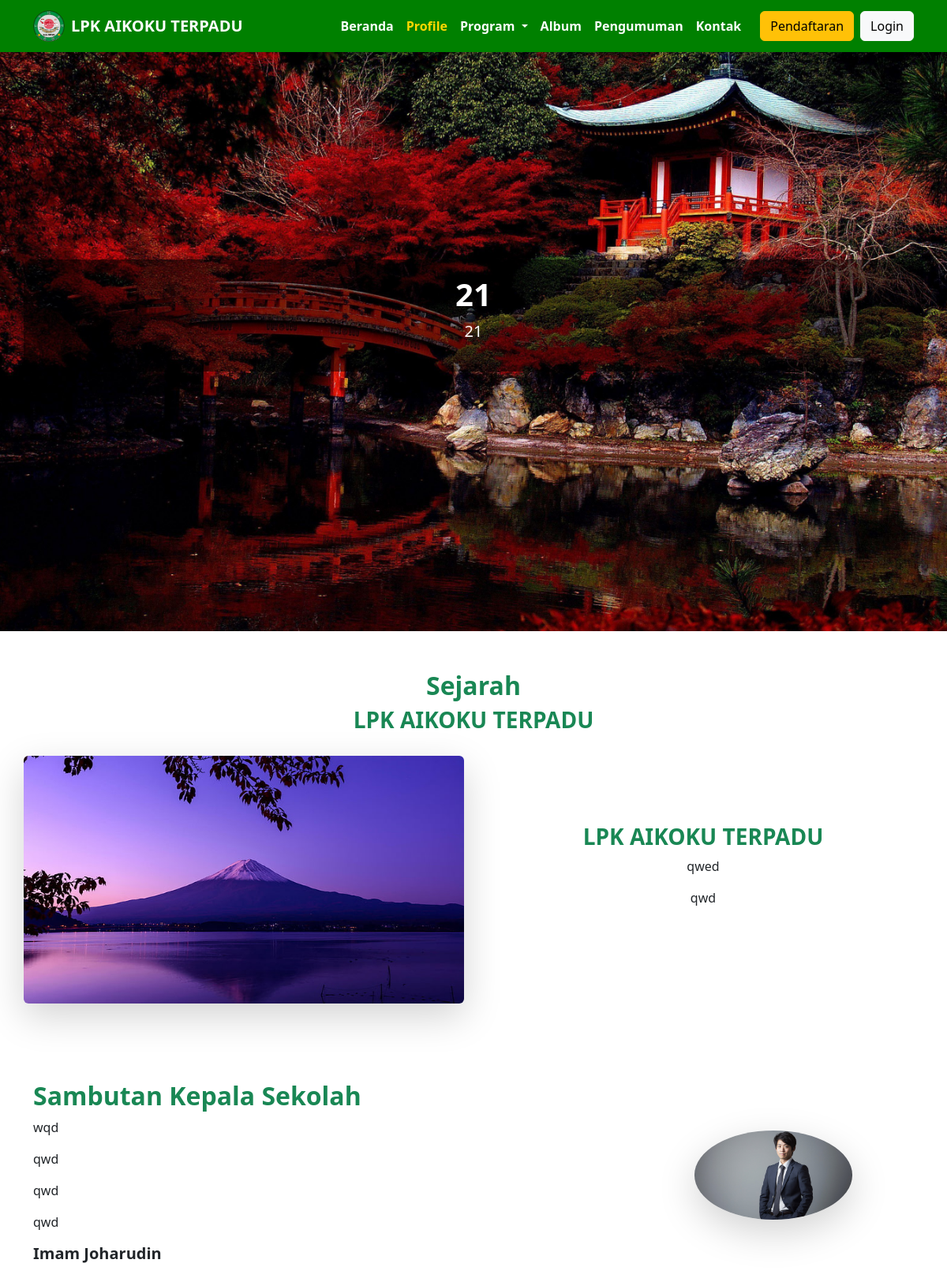
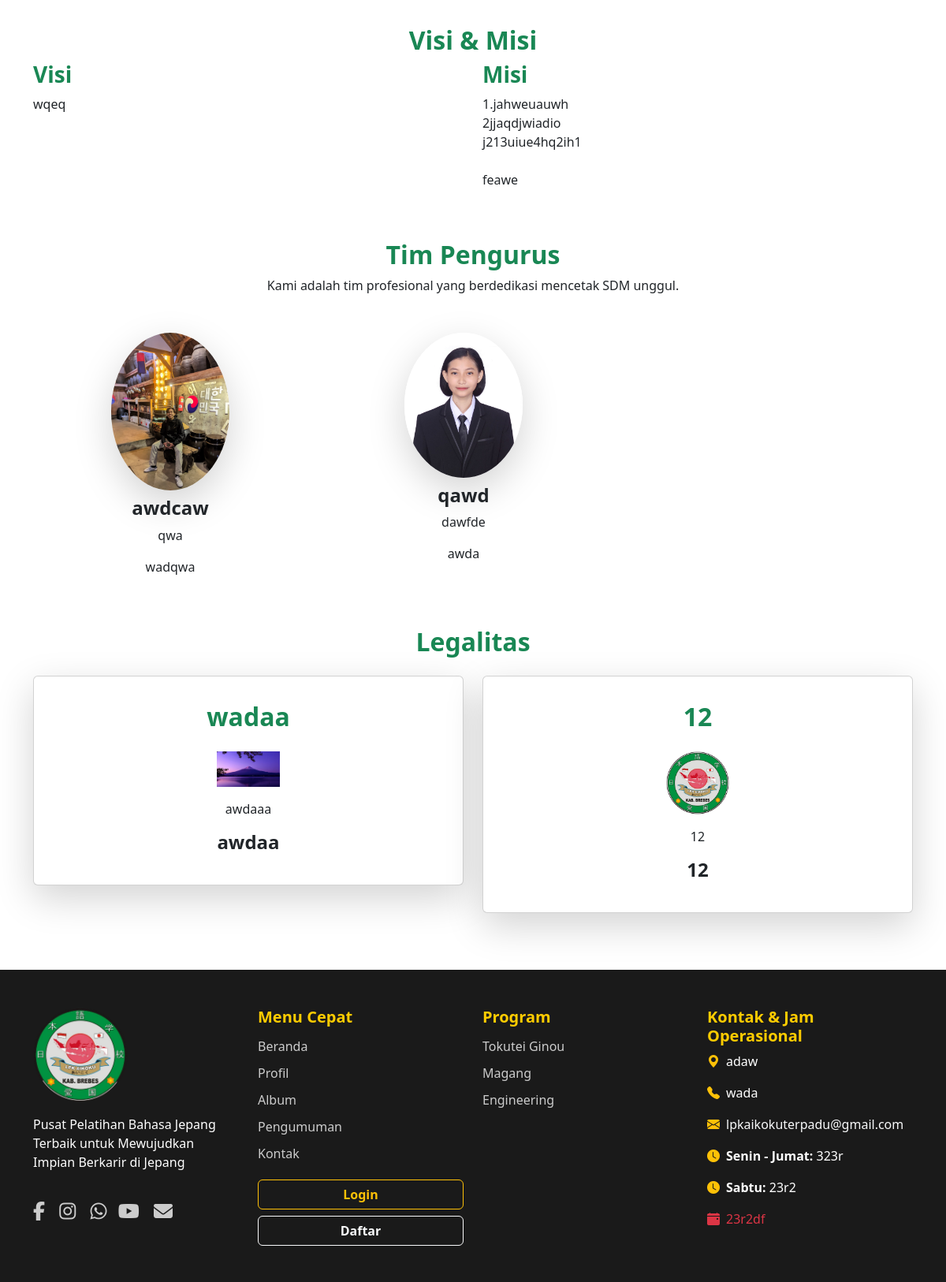
The app's page /profile.php (upper part) with its own data (2 pictures, top to bottom).
### tables this page shows
CREATE TABLE `tb_logo` (
  `id_logo` int(11) NOT NULL,
  `logo` varchar(255) DEFAULT NULL,
  `text_logo` varchar(255) DEFAULT NULL,
  `created_at` timestamp NOT NULL DEFAULT current_timestamp()
);

CREATE TABLE `tb_hero_profile` (
  `id_hero` int(11) NOT NULL,
  `judul` varchar(255) NOT NULL,
  `deskripsi` text NOT NULL,
  `gambar` varchar(255) NOT NULL,
  `upload_date` timestamp NOT NULL DEFAULT current_timestamp()
);

CREATE TABLE `tb_profile_sejarah` (
  `id` int(11) NOT NULL,
  `judul_atas` varchar(100) DEFAULT NULL,
  `judul_bawah` varchar(100) DEFAULT NULL,
  `judul_tengah` varchar(100) DEFAULT NULL,
  `paragraf1` text DEFAULT NULL,
  `paragraf2` text DEFAULT NULL,
  `gambar` varchar(255) DEFAULT NULL,
  `tanggal_upload` datetime DEFAULT current_timestamp()
);

CREATE TABLE `tb_profile_sambutan` (
  `id` int(11) NOT NULL,
  `paragraf_1` text NOT NULL,
  `paragraf_2` text NOT NULL,
  `paragraf_3` text NOT NULL,
  `paragraf_4` text NOT NULL,
  `nama_kepala` varchar(255) NOT NULL,
  `gambar` varchar(255) NOT NULL,
  `tanggal_upload` timestamp NOT NULL DEFAULT current_timestamp()
);

CREATE TABLE `tb_profile_visimisi` (
  `id_visimisi` int(11) NOT NULL,
  `visi` text NOT NULL,
  `misi` text NOT NULL,
  `tanggal_upload` datetime DEFAULT current_timestamp()
);

CREATE TABLE `tb_profile_pengurus` (
  `id_pengurus` int(11) NOT NULL,
  `nama_pengurus` varchar(255) NOT NULL,
  `jabatan` varchar(255) NOT NULL,
  `deskripsi` text DEFAULT NULL,
  `foto` varchar(255) NOT NULL,
  `tanggal_upload` timestamp NOT NULL DEFAULT current_timestamp()
);

CREATE TABLE `tb_profile_legalitas` (
  `id_legalitas` int(11) NOT NULL,
  `judul` varchar(255) DEFAULT NULL,
  `deskripsi` text DEFAULT NULL,
  `nomor_surat` varchar(255) DEFAULT NULL,
  `logo` varchar(255) DEFAULT NULL,
  `tanggal_upload` datetime DEFAULT current_timestamp()
);

CREATE TABLE `tb_footer` (
  `id` int(11) NOT NULL,
  `logo` varchar(255) DEFAULT NULL,
  `deskripsi` text DEFAULT NULL,
  `facebook` varchar(255) DEFAULT NULL,
  `instagram` varchar(255) DEFAULT NULL,
  `whatsapp` varchar(255) DEFAULT NULL,
  `youtube` varchar(255) DEFAULT NULL,
  `email_sosmed` varchar(255) DEFAULT NULL,
  `email` varchar(255) DEFAULT NULL,
  `alamat` text DEFAULT NULL,
  `telepon` varchar(50) DEFAULT NULL,
  `jam_kerja` varchar(100) DEFAULT NULL,
  `jam_sabtu` varchar(100) DEFAULT NULL,
  `catatan` varchar(255) DEFAULT NULL,
  `maps_url` text DEFAULT NULL,
  `updated_at` timestamp NOT NULL DEFAULT current_timestamp() ON UPDATE current_timestamp()
);

### profile.php (the view, shortened to what this page needs)
<!DOCTYPE html>
<html lang="id">
<head>
    <link href="https://cdn.jsdelivr.net/npm/bootstrap@5.3.0/dist/css/bootstrap.min.css" rel="stylesheet">
    <link href="https://cdn.jsdelivr.net/npm/bootstrap-icons@1.10.5/font/bootstrap-icons.css" rel="stylesheet">
    <link rel="stylesheet" href="https://cdnjs.cloudflare.com/ajax/libs/font-awesome/6.4.2/css/all.min.css">
</head>
<body>
    <?php include 'navbar.php'; ?>
    <?php
    include 'config.php';
    $data = mysqli_query($mysqli, "SELECT * FROM tb_hero_profile ORDER BY id_hero DESC LIMIT 1");
    $hero = mysqli_fetch_assoc($data);
    ?>
    <div class="hero" style="background: url('uploads/<?= $hero['gambar']; ?>') no-repeat center center/cover;">
        <div class="container hero-content">
            <h1 class="fw-bold text-white"><?= $hero['judul']; ?></h1>
            <p class="lead text-white mx-auto" style="max-width: 600px;"><?= $hero['deskripsi']; ?></p>
        </div>
    </div>
    <?php
    $query = mysqli_query($mysqli, "SELECT * FROM tb_profile_sejarah ORDER BY id DESC LIMIT 1");
    $data = mysqli_fetch_assoc($query);
    ?>
    <section class="section-sejarah container">
        <h2 class="fw-bold text-success text-center"><?= $data['judul_atas']; ?></h2>
        <h3 class="fw-bold text-success text-center"><?= $data['judul_bawah']; ?></h3>
        <div class="row align-items-center">
            <div class="col-md-6 text-center">
                <img src="uploads/<?= $data['gambar']; ?>" alt="Sejarah LPK"
                    class="img-fluid rounded shadow-lg hover-effect">
            </div>
            <div class="col-md-6">
                <h3 class="fw-bold text-success text-center"><?= $data['judul_tengah']; ?></h3>
                <p><?= $data['paragraf1']; ?></p>
                <p><?= $data['paragraf2']; ?></p>
            </div>
        </div>
    </section>
    <?php
    $query = "SELECT * FROM tb_profile_sambutan ORDER BY tanggal_upload DESC LIMIT 1";
    $result = mysqli_query($mysqli, $query);
    $data = mysqli_fetch_assoc($result);
    ?>
    <section class="container my-5">
        <div class="row align-items-center">
            <div class="col-md-8">
                <h2 class="fw-bold text-success">Sambutan Kepala Sekolah</h2>
                <p><?php echo nl2br($data['paragraf_1']); ?></p>
                <p><?php echo nl2br($data['paragraf_2']); ?></p>
                <p><?php echo nl2br($data['paragraf_3']); ?></p>
                <p><?php echo nl2br($data['paragraf_4']); ?></p>
                <h5 class="fw-bold"><?php echo $data['nama_kepala']; ?></h5>
            </div>
            <div class="col-md-4 text-center">
                <img src="uploads/<?php echo $data['gambar']; ?>" alt="Kepala Sekolah"
                    class="img-fluid rounded-circle shadow-lg hover-effect" width="200">
            </div>
        </div>
    </section>
    <?php
    $query = mysqli_query($mysqli, "SELECT * FROM tb_profile_visimisi ORDER BY tanggal_upload DESC LIMIT 1");
    $visimisi = mysqli_fetch_assoc($query);
    ?>
    <section class="container my-5">
        <h2 class="fw-bold text-success text-center">Visi & Misi</h2>
        <div class="row">
            <div class="col-md-6">
                <h3 class="fw-bold text-success">Visi</h3>
                <p><?= isset($visimisi['visi']) ? nl2br($visimisi['visi']) : '<i>Data visi belum tersedia.</i>'; ?></p>
            </div>
            <div class="col-md-6">
                <h3 class="fw-bold text-success">Misi</h3>
                <p><?= isset($visimisi['misi']) ? nl2br($visimisi['misi']) : '<i>Data misi belum tersedia.</i>'; ?></p>
            </div>
        </div>
    </section>
    <?php
    $query = "SELECT * FROM tb_profile_pengurus ORDER BY id_pengurus ASC";
    $result = mysqli_query($mysqli, $query);
    ?>
    <section class="container my-5">
        <h2 class="fw-bold text-success text-center">Tim Pengurus</h2>
        <p class="text-center">Kami adalah tim profesional yang berdedikasi mencetak SDM unggul.</p>
        <div class="row text-center mt-4">
            <div class="row text-center mt-4">
                <?php while ($pengurus = mysqli_fetch_assoc($result)): ?>
                    <div class="col-md-4">
                        <img src="uploads/<?= $pengurus['foto']; ?>" alt="<?= $pengurus['nama_pengurus']; ?>"
                            class="img-fluid rounded-circle shadow-lg hover-effect" width="150">
                        <h4 class="fw-bold mt-2"><?= $pengurus['nama_pengurus']; ?></h4>
                        <p><?= $pengurus['jabatan']; ?></p>
                        <p><?= $pengurus['deskripsi']; ?></p>
                    </div>
                <?php endwhile; ?>
            </div>
    </section>
    <?php
    $query = "SELECT * FROM tb_profile_legalitas ORDER BY tanggal_upload ASC";
    $result = mysqli_query($mysqli, $query);
    ?>
    <?php if (mysqli_num_rows($result) > 0): ?>
        <section class="container my-5">
            <div class="text-center mb-4">
                <h2 class="fw-bold text-success">Legalitas</h2>
            </div>
            <div class="row justify-content-center">
                <?php while ($legalitas = mysqli_fetch_assoc($result)): ?>
                    <div class="col-md-6 mb-4">
                        <div class="card text-center p-3 shadow-lg hover-effect">
                            <div class="card-body">
                                <h2 class="fw-bold text-success"><?= $legalitas['judul']; ?></h2>
                                <img src="uploads/<?= $legalitas['logo']; ?>" alt="Logo Legalitas"
                                    class="img-fluid my-3 hover-effect" width="80">
                                <p><?= $legalitas['deskripsi']; ?></p>
                                <h4 class="fw-bold"><?= $legalitas['nomor_surat']; ?></h4>
                            </div>
                        </div>
                    </div>
                <?php endwhile; ?>
            </div>
        </section>
    <?php else: ?>
        <div class="text-center my-5">
            <p class="text-muted">Data legalitas belum tersedia. Silakan tambahkan melalui halaman admin.</p>
        </div>
    <?php endif; ?>
    <?php include 'footer.php'; ?>
</body>
</html>

### navbar.php (shortened to what this page needs)
<nav class="navbar navbar-expand-lg fixed-top">
    <div class="container">
        <?php
        include 'config.php';
        $logo_query = mysqli_query($mysqli, "SELECT * FROM tb_logo ORDER BY id_logo DESC LIMIT 1");
        $logo_data = mysqli_fetch_assoc($logo_query);
        $logo_img = !empty($logo_data['logo']) ? 'uploads/' . $logo_data['logo'] : 'logo.png';
        $logo_text = !empty($logo_data['text_logo']) ? $logo_data['text_logo'] : 'LPK AIKOKU TERPADU';
        ?>
        <a class="navbar-brand d-flex align-items-center" id="logoBrand" href="index.php">
            <img src="<?= $logo_img ?>" alt="Logo" width="40" height="40" class="d-inline-block align-text-top me-2">
            <?= htmlspecialchars($logo_text) ?>
        </a>
        <div class="collapse navbar-collapse justify-content-end" id="navbarNav">
            <ul class="navbar-nav">
                <li class="nav-item">
                    <a class="nav-link" id="nav-beranda" href="index.php">Beranda</a>
                </li>
                <li class="nav-item">
                    <a class="nav-link" id="nav-profile" href="profile.php">Profile</a>
                </li>
                <li class="nav-item dropdown">
                    <a class="nav-link dropdown-toggle" href="#" id="programDropdown" role="button"
                        data-bs-toggle="dropdown" aria-expanded="false">
                        Program
                    </a>
                </li>
                <li class="nav-item">
                    <a class="nav-link" id="nav-album" href="album.php">Album</a>
                </li>
                <li class="nav-item">
                    <a class="nav-link" id="nav-pengumuman" href="pengumuman.php">Pengumuman</a>
                </li>
                <li class="nav-item">
                    <a class="nav-link" id="nav-kontak" href="kontak.php">Kontak</a>
                </li>
            </ul>
            <div class="d-flex ms-3">
                <a href="daftar.php" class="btn btn-warning me-2">Pendaftaran</a>
                <a href="login.php" class="btn btn-light">Login</a>
            </div>
        </div>
    </div>
</nav>
</body>
</html>

### footer.php (shortened to what this page needs)
<?php
include 'config.php';
$query = "SELECT * FROM tb_footer ORDER BY id DESC LIMIT 1";
$result = mysqli_query($mysqli, $query);
$footer = mysqli_fetch_assoc($result);
?>
<footer class="pt-5 pb-3" style="background-color: #1a1a1a; color: #fff;">
    <div class="container">
        <div class="row">
            <div
                class="col-md-3 mb-4 text-center text-md-start d-flex flex-column align-items-center align-items-md-start">
                <?php if (!empty($footer['logo'])): ?>
                    <img src="uploads/<?= htmlspecialchars($footer['logo']) ?>" alt="Logo" class="footer-logo">
                    <p class="mt-3"><?= nl2br(htmlspecialchars($footer['deskripsi'])) ?></p>
                <?php endif; ?>
                <div class="social-icons mt-3">
                    <?php if (!empty($footer['facebook'])): ?>
                        <a href="<?= htmlspecialchars($footer['facebook']) ?>" target="_blank">
                            <i class="fab fa-facebook-f"></i>
                        </a>
                    <?php endif; ?>
                    <?php if (!empty($footer['instagram'])): ?>
                        <a href="<?= htmlspecialchars($footer['instagram']) ?>" target="_blank">
                            <i class="fab fa-instagram"></i>
                        </a>
                    <?php endif; ?>
                    <?php if (!empty($footer['whatsapp'])): ?>
                        <a href="https://wa.me/<?= preg_replace('/[^0-9]/', '', $footer['whatsapp']) ?>" target="_blank"
                            class="me-2">
                            <i class="fab fa-whatsapp"></i>
                        </a>
                    <?php endif; ?>
                    <?php if (!empty($footer['youtube'])): ?>
                        <a href="<?= htmlspecialchars($footer['youtube']) ?>" target="_blank">
                            <i class="fab fa-youtube"></i>
                        </a>
                    <?php endif; ?>
                    <?php if (!empty($footer['email_sosmed'])): ?>
                        <a href="mailto:<?= htmlspecialchars($footer['email_sosmed']) ?>" target="_blank">
                            <i class="fas fa-envelope"></i>
                        </a>
                    <?php endif; ?>
                </div>
            </div>
            <div class="col-md-3 mb-4">
                <h5>Menu Cepat</h5>
                <a href="index.php" class="footer-subitem d-block">Beranda</a>
                <a href="profil.php" class="footer-subitem d-block">Profil</a>
                <a href="album.php" class="footer-subitem d-block">Album</a>
                <a href="pengumuman.php" class="footer-subitem d-block">Pengumuman</a>
                <a href="kontak.php" class="footer-subitem d-block">Kontak</a>
                <div class="d-flex flex-column gap-2 mt-3">
                    <a href="login.php" class="btn btn-outline-warning fw-bold">Login</a>
                    <a href="daftar.php" class="btn btn-outline-light fw-bold">Daftar</a>
                </div>
            </div>
            <div class="col-md-3 mb-4">
                <h5>Program</h5>
                <a href="tokutei.php" class="footer-subitem d-block">Tokutei Ginou</a>
                <a href="magang.php" class="footer-subitem d-block">Magang</a>
                <a href="engineering.php" class="footer-subitem d-block">Engineering</a>
            </div>
            <div class="col-md-3 mb-4">
                <h5>Kontak & Jam Operasional</h5>
                <p><i class="bi bi-geo-alt-fill me-2 text-warning"></i><?= nl2br(htmlspecialchars($footer['alamat'])) ?>
                </p>
                <p><i class="bi bi-telephone-fill me-2 text-warning"></i><?= htmlspecialchars($footer['telepon']) ?></p>
                <p><i class="bi bi-envelope-fill me-2 text-warning"></i><a
                        href="mailto:<?= htmlspecialchars($footer['email']) ?>"
                        class="text-light"><?= htmlspecialchars($footer['email']) ?></a></p>
                <p><i class="bi bi-clock-fill me-2 text-warning"></i><strong>Senin - Jumat:</strong>
                    <?= htmlspecialchars($footer['jam_kerja']) ?></p>
                <p><i class="bi bi-clock-fill me-2 text-warning"></i><strong>Sabtu:</strong>
                    <?= htmlspecialchars($footer['jam_sabtu']) ?></p>
                <p><i class="bi bi-calendar-event-fill me-2 text-danger"></i><span
                        class="text-danger"><?= htmlspecialchars($footer['catatan']) ?></span></p>
            </div>
        </div>
    </div>
</footer>

### records on screen
tb_logo: logo (picture), text_logo "LPK AIKOKU TERPADU"
tb_hero_profile: gambar (picture), judul "21", deskripsi "21"
tb_profile_sejarah: judul_atas "Sejarah", judul_bawah "LPK AIKOKU TERPADU", gambar (picture), judul_tengah "LPK AIKOKU TERPADU", paragraf1 "qwed", paragraf2 "qwd"
tb_profile_sambutan: paragraf_1 "wqd", paragraf_2 "qwd", paragraf_3 "qwd", paragraf_4 "qwd", nama_kepala "Imam Joharudin", gambar (picture)
tb_profile_visimisi: visi "wqeq", misi "1.jahweuauwh 2jjaqdjwiadio j213uiue4hq2ih1 feawe"
tb_profile_pengurus: foto (picture), nama_pengurus "awdcaw", jabatan "qwa", deskripsi "wadqwa"
tb_profile_pengurus: foto (picture), nama_pengurus "qawd", jabatan "dawfde", deskripsi "awda"
tb_profile_legalitas: judul "wadaa", logo (picture), deskripsi "awdaaa", nomor_surat "awdaa"
tb_profile_legalitas: judul "12", logo (picture), deskripsi "12", nomor_surat "12"
tb_footer: logo (picture), deskripsi "Pusat Pelatihan Bahasa Jepang Terbaik untuk Mewujudkan Impian Berkarir di Jepang", alamat "adaw", telepon "wada", email "lpkaikokuterpadu@gmail.com", jam_kerja "323r", jam_sabtu "23r2", catatan "23r2df"
